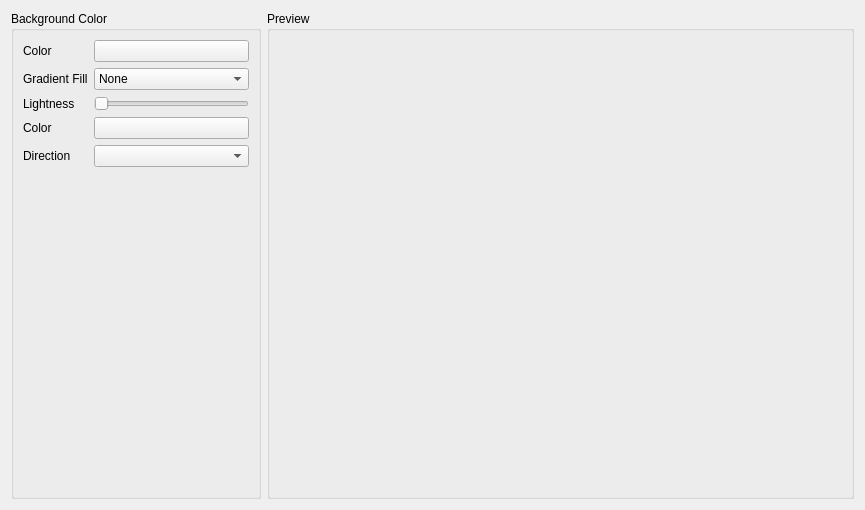
<?xml version="1.0" encoding="UTF-8"?>
<ui version="4.0">
 <class>GraphWindowSettings</class>
 <widget class="QWidget" name="GraphWindowSettings">
  <property name="geometry">
   <rect>
    <x>0</x>
    <y>0</y>
    <width>865</width>
    <height>510</height>
   </rect>
  </property>
  <property name="windowTitle">
   <string>Form</string>
  </property>
  <layout class="QGridLayout" name="gridLayout">
   <item row="0" column="0">
    <layout class="QGridLayout" name="gridLayout_2">
     <item row="0" column="0">
      <widget class="QGroupBox" name="groupBox">
       <property name="minimumSize">
        <size>
         <width>250</width>
         <height>0</height>
        </size>
       </property>
       <property name="maximumSize">
        <size>
         <width>250</width>
         <height>16777215</height>
        </size>
       </property>
       <property name="title">
        <string>Background Color</string>
       </property>
       <layout class="QGridLayout" name="gridLayout_4">
        <item row="0" column="0">
         <layout class="QGridLayout" name="gridLayout_3">
          <item row="0" column="0">
           <widget class="QLabel" name="label">
            <property name="text">
             <string>Color</string>
            </property>
           </widget>
          </item>
          <item row="1" column="0">
           <widget class="QLabel" name="label_2">
            <property name="text">
             <string>Gradient Fill</string>
            </property>
           </widget>
          </item>
          <item row="1" column="2">
           <widget class="QComboBox" name="gradientFillCombo">
            <item>
             <property name="text">
              <string>None</string>
             </property>
            </item>
            <item>
             <property name="text">
              <string>One Color</string>
             </property>
            </item>
            <item>
             <property name="text">
              <string>Two Colors</string>
             </property>
            </item>
           </widget>
          </item>
          <item row="0" column="2">
           <widget class="GuiUtils::ColorPushButton" name="firstColorButton">
            <property name="text">
             <string/>
            </property>
           </widget>
          </item>
          <item row="3" column="0">
           <widget class="QLabel" name="secondColorLabel">
            <property name="text">
             <string>Color</string>
            </property>
           </widget>
          </item>
          <item row="4" column="2">
           <widget class="QComboBox" name="directionCombo"/>
          </item>
          <item row="2" column="0">
           <widget class="QLabel" name="lightnessLabel">
            <property name="text">
             <string>Lightness</string>
            </property>
           </widget>
          </item>
          <item row="2" column="2">
           <widget class="QSlider" name="lightnessSlider">
            <property name="minimum">
             <number>1</number>
            </property>
            <property name="maximum">
             <number>255</number>
            </property>
            <property name="orientation">
             <enum>Qt::Horizontal</enum>
            </property>
           </widget>
          </item>
          <item row="4" column="0">
           <widget class="QLabel" name="directionLabel">
            <property name="text">
             <string>Direction</string>
            </property>
           </widget>
          </item>
          <item row="3" column="2">
           <widget class="GuiUtils::ColorPushButton" name="secondColorButton">
            <property name="text">
             <string/>
            </property>
           </widget>
          </item>
         </layout>
        </item>
        <item row="1" column="0">
         <spacer name="verticalSpacer">
          <property name="orientation">
           <enum>Qt::Vertical</enum>
          </property>
          <property name="sizeHint" stdset="0">
           <size>
            <width>20</width>
            <height>40</height>
           </size>
          </property>
         </spacer>
        </item>
       </layout>
      </widget>
     </item>
     <item row="0" column="1">
      <widget class="QGroupBox" name="groupBox_3">
       <property name="title">
        <string>Preview</string>
       </property>
       <layout class="QGridLayout" name="gridLayout_6">
        <item row="0" column="0">
         <layout class="QVBoxLayout" name="demoLayout"/>
        </item>
       </layout>
      </widget>
     </item>
    </layout>
   </item>
  </layout>
 </widget>
 <customwidgets>
  <customwidget>
   <class>GuiUtils::ColorPushButton</class>
   <extends>QPushButton</extends>
   <header>comguiutils/colorpushbutton.h</header>
  </customwidget>
 </customwidgets>
 <resources/>
 <connections/>
</ui>
